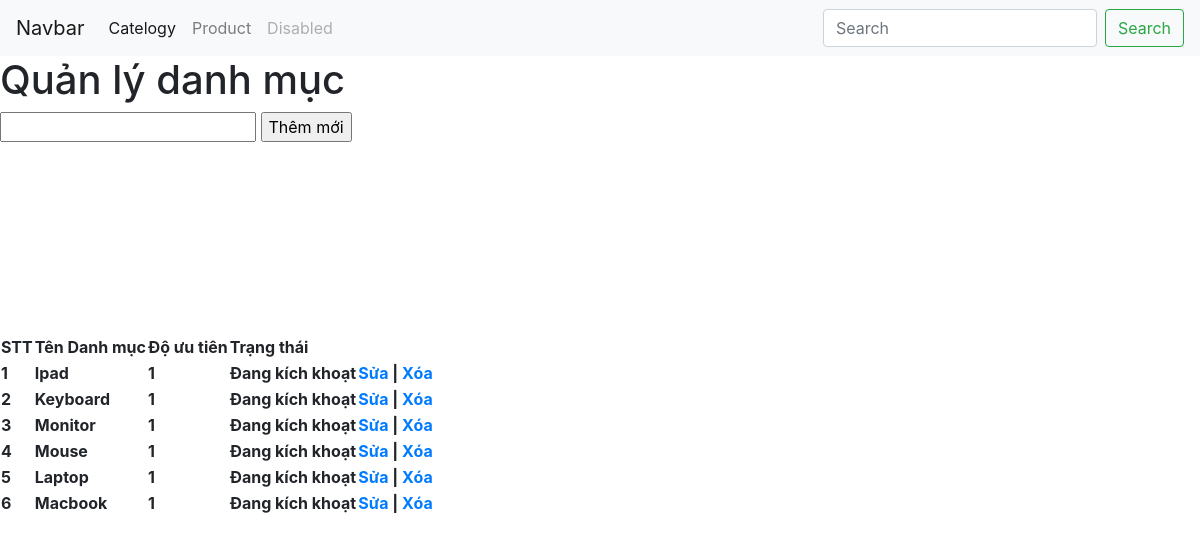
The app's page /admin/admin.php?act=danhmuc with its own data.
### tables this page shows
CREATE TABLE `tbl_cate` (
  `id` int(11) NOT NULL,
  `name_cate` varchar(50) NOT NULL,
  `uu_tien` int(11) NOT NULL DEFAULT 1,
  `visible` int(11) NOT NULL DEFAULT 1
);

### moduels/catelory.php (called while the page is built, shortened)
<?php
function getall_danhmuc(){
  $conn = connectdb();
  $stmt = $conn->prepare("SELECT id, name_cate, uu_tien,visible FROM tbl_cate");
  $stmt->execute();
  $kq = $stmt ->fetchAll();
  return $kq;
}
?>

### view/danhmuc.php (the view, shortened to what this page needs)
<!DOCTYPE html>
<html lang="en">
<head>
</head>
<body>
    <div class="main">
        <h1>Quản lý danh mục</h1>
        <form action="admin.php?act=addm" method="post">
            <input type="text" name="name_cate" value="">
            <input type="submit" value="Thêm mới" name="themmoi">
        </form>
        <br>
        <br>
        <table>
            <tr>
                <th>STT</th>
                <th>Tên Danh mục</th>
                <th>Độ ưu tiên</th>
                <th> Trạng thái</th>
            </tr>
            <?php
            $i=1;
            foreach($kq as $dm){
                if ($dm['visible'] ==1 ){
                    $visible = "Đang kích khoạt";
                } else
                 $visible = "Ngưng kích hoạt";
                echo '
                <tr>
                    <th>'.$i.'</th>
                    <th>'.$dm['name_cate'].'</th>
                    <th>'.$dm['uu_tien'].'</th>
                    <th>'.$visible.'</th> <br>
                    <th><a href="admin.php?act=updateform&id='.$dm['id'].'"> Sửa</a>  |<a href="admin.php?act=deldm&id='.$dm['id'].'"> Xóa</a></th>
                 </tr>';
                 $i++;
            }
            ?>
        </table>
    </div>
</body>
</html>

### view/header_admin.php (shortened to what this page needs)
<!DOCTYPE html>
<html lang="en">
     <link rel="stylesheet" href="https://cdn.jsdelivr.net/npm/bootstrap@4.6.2/dist/css/bootstrap.min.css">
</head>
<body>
  <nav class="navbar navbar-expand-lg navbar-light bg-light">
    <a class="navbar-brand" href="#">Navbar</a>
    <div class="collapse navbar-collapse" id="navbarSupportedContent">
      <ul class="navbar-nav mr-auto">
        <li class="nav-item active">
          <a class="nav-link" href="http://localhost/Templete/admin/admin.php?act=danhmuc">Catelogy <span class="sr-only">(current)</span></a>
        </li>
        <li class="nav-item">
          <a class="nav-link" href="http://localhost/Templete/admin/admin.php?act=sanpham">Product</a>
        </li>
        <li class="nav-item">
          <a class="nav-link disabled">Disabled</a>
        </li>
      </ul>
      <form class="form-inline my-2 my-lg-0">
        <input class="form-control mr-sm-2" type="search" placeholder="Search" aria-label="Search">
        <button class="btn btn-outline-success my-2 my-sm-0" type="submit">Search</button>
      </form>
    </div>
  </nav>
</body>
</html>

### admin/admin.php (shortened to what this page needs)
<?php
include "../view/header_admin.php";
include '../moduels/catelory.php';
getall_danhmuc();
if(isset($_GET['act'])){
    $act =$_GET["act"];
    switch($act){
      case 'danhmuc' :
        $kq = getall_danhmuc();
        include '../view/danhmuc.php';
        break;
    }
  }
?>

### records on screen
tbl_cate: name_cate "Ipad", uu_tien "1", visible "Đang kích khoạt"
tbl_cate: name_cate "Keyboard", uu_tien "1", visible "Đang kích khoạt"
tbl_cate: name_cate "Monitor", uu_tien "1", visible "Đang kích khoạt"
tbl_cate: name_cate "Mouse", uu_tien "1", visible "Đang kích khoạt"
tbl_cate: name_cate "Laptop", uu_tien "1", visible "Đang kích khoạt"
tbl_cate: name_cate "Macbook", uu_tien "1", visible "Đang kích khoạt"
